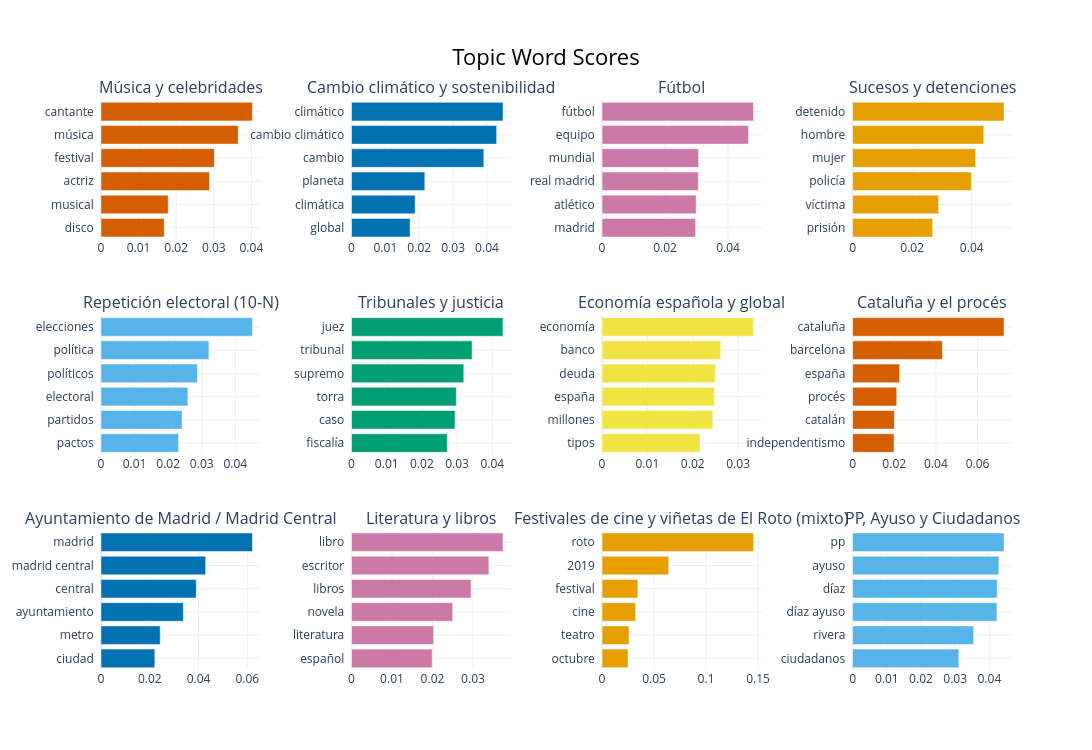

The cell this chart's notebook holds for it:
### Markdown cell above
## 6. Visualizaciones

### Code cell
fig = topic_model.visualize_barchart(top_n_topics=12, n_words=6, custom_labels=True, width=280, height=250)
fig.write_image(FIG / "barchart.png", scale=2)
fig

### Figure 1 — Plotly figure (JSON) as saved in the notebook; plotly's stock layout.template omitted (floating-point values rounded to 4 significant figures)
{"data": [{"marker": {"color": "#D55E00"}, "orientation": "h", "type": "bar", "x": [0.01683, 0.01788, 0.02887, 0.03015, 0.0365, 0.04029], "xaxis": "x", "y": ["disco  ", "musical  ", "actriz  ", "festival  ", "música  ", "cantante  "], "yaxis": "y"}, {"marker": {"color": "#0072B2"}, "orientation": "h", "type": "bar", "x": [0.01729, 0.01877, 0.02164, 0.03907, 0.04285, 0.04472], "xaxis": "x2", "y": ["global  ", "climática  ", "planeta  ", "cambio  ", "cambio climático  ", "climático  "], "yaxis": "y2"}, {"marker": {"color": "#CC79A7"}, "orientation": "h", "type": "bar", "x": [0.02969, 0.02988, 0.03056, 0.03065, 0.04648, 0.04809], "xaxis": "x3", "y": ["madrid  ", "atlético  ", "real madrid  ", "mundial  ", "equipo  ", "fútbol  "], "yaxis": "y3"}, {"marker": {"color": "#E69F00"}, "orientation": "h", "type": "bar", "x": [0.02688, 0.02887, 0.03984, 0.04129, 0.04403, 0.05084], "xaxis": "x4", "y": ["prisión  ", "víctima  ", "policía  ", "mujer  ", "hombre  ", "detenido  "], "yaxis": "y4"}, {"marker": {"color": "#56B4E9"}, "orientation": "h", "type": "bar", "x": [0.0231, 0.02415, 0.02587, 0.02871, 0.03213, 0.0451], "xaxis": "x5", "y": ["pactos  ", "partidos  ", "electoral  ", "políticos  ", "política  ", "elecciones  "], "yaxis": "y5"}, {"marker": {"color": "#009E73"}, "orientation": "h", "type": "bar", "x": [0.0272, 0.02941, 0.02978, 0.0319, 0.03426, 0.04304], "xaxis": "x6", "y": ["fiscalía  ", "caso  ", "torra  ", "supremo  ", "tribunal  ", "juez  "], "yaxis": "y6"}, {"marker": {"color": "#F0E442"}, "orientation": "h", "type": "bar", "x": [0.0216, 0.02442, 0.0248, 0.02497, 0.02616, 0.03339], "xaxis": "x7", "y": ["tipos  ", "millones  ", "españa  ", "deuda  ", "banco  ", "economía  "], "yaxis": "y7"}, {"marker": {"color": "#D55E00"}, "orientation": "h", "type": "bar", "x": [0.01991, 0.02004, 0.0212, 0.02256, 0.04315, 0.07272], "xaxis": "x8", "y": ["independentismo  ", "catalán  ", "procés  ", "españa  ", "barcelona  ", "cataluña  "], "yaxis": "y8"}, {"marker": {"color": "#0072B2"}, "orientation": "h", "type": "bar", "x": [0.02207, 0.02429, 0.03376, 0.03907, 0.0429, 0.06211], "xaxis": "x9", "y": ["ciudad  ", "metro  ", "ayuntamiento  ", "central  ", "madrid central  ", "madrid  "], "yaxis": "y9"}, {"marker": {"color": "#CC79A7"}, "orientation": "h", "type": "bar", "x": [0.01991, 0.02029, 0.02498, 0.0295, 0.03392, 0.03741], "xaxis": "x10", "y": ["español  ", "literatura  ", "novela  ", "libros  ", "escritor  ", "libro  "], "yaxis": "y10"}, {"marker": {"color": "#E69F00"}, "orientation": "h", "type": "bar", "x": [0.02497, 0.02589, 0.03225, 0.03443, 0.06415, 0.1456], "xaxis": "x11", "y": ["octubre  ", "teatro  ", "cine  ", "festival  ", "2019  ", "roto  "], "yaxis": "y11"}, {"marker": {"color": "#56B4E9"}, "orientation": "h", "type": "bar", "x": [0.03107, 0.03539, 0.04219, 0.04228, 0.04278, 0.04428], "xaxis": "x12", "y": ["ciudadanos  ", "rivera  ", "díaz ayuso  ", "díaz  ", "ayuso  ", "pp  "], "yaxis": "y12"}], "layout": {"annotations": [{"font": {"size": 16}, "showarrow": false, "text": "Música y celebridades", "x": 0.0875, "xanchor": "center", "xref": "paper", "y": 1, "yanchor": "bottom", "yref": "paper"}, {"font": {"size": 16}, "showarrow": false, "text": "Cambio climático y sostenibilidad", "x": 0.3625, "xanchor": "center", "xref": "paper", "y": 1, "yanchor": "bottom", "yref": "paper"}, {"font": {"size": 16}, "showarrow": false, "text": "Fútbol", "x": 0.6375, "xanchor": "center", "xref": "paper", "y": 1, "yanchor": "bottom", "yref": "paper"}, {"font": {"size": 16}, "showarrow": false, "text": "Sucesos y detenciones", "x": 0.9125, "xanchor": "center", "xref": "paper", "y": 1, "yanchor": "bottom", "yref": "paper"}, {"font": {"size": 16}, "showarrow": false, "text": "Repetición electoral (10-N)", "x": 0.0875, "xanchor": "center", "xref": "paper", "y": 0.6222, "yanchor": "bottom", "yref": "paper"}, {"font": {"size": 16}, "showarrow": false, "text": "Tribunales y justicia", "x": 0.3625, "xanchor": "center", "xref": "paper", "y": 0.6222, "yanchor": "bottom", "yref": "paper"}, {"font": {"size": 16}, "showarrow": false, "text": "Economía española y global", "x": 0.6375, "xanchor": "center", "xref": "paper", "y": 0.6222, "yanchor": "bottom", "yref": "paper"}, {"font": {"size": 16}, "showarrow": false, "text": "Cataluña y el procés", "x": 0.9125, "xanchor": "center", "xref": "paper", "y": 0.6222, "yanchor": "bottom", "yref": "paper"}, {"font": {"size": 16}, "showarrow": false, "text": "Ayuntamiento de Madrid / Madrid Central", "x": 0.0875, "xanchor": "center", "xref": "paper", "y": 0.2444, "yanchor": "bottom", "yref": "paper"}, {"font": {"size": 16}, "showarrow": false, "text": "Literatura y libros", "x": 0.3625, "xanchor": "center", "xref": "paper", "y": 0.2444, "yanchor": "bottom", "yref": "paper"}, {"font": {"size": 16}, "showarrow": false, "text": "Festivales de cine y viñetas de El Roto (mixto)", "x": 0.6375, "xanchor": "center", "xref": "paper", "y": 0.2444, "yanchor": "bottom", "yref": "paper"}, {"font": {"size": 16}, "showarrow": false, "text": "PP, Ayuso y Ciudadanos", "x": 0.9125, "xanchor": "center", "xref": "paper", "y": 0.2444, "yanchor": "bottom", "yref": "paper"}], "height": 750, "hoverlabel": {"bgcolor": "white", "font": {"family": "Rockwell", "size": 16}}, "showlegend": false, "title": {"font": {"color": "Black", "size": 22}, "text": "Topic Word Scores", "x": 0.5, "xanchor": "center", "yanchor": "top"}, "width": 1120, "xaxis": {"anchor": "y", "domain": [0, 0.175], "showgrid": true}, "xaxis10": {"anchor": "y10", "domain": [0.275, 0.45], "showgrid": true}, "xaxis11": {"anchor": "y11", "domain": [0.55, 0.725], "showgrid": true}, "xaxis12": {"anchor": "y12", "domain": [0.825, 1], "showgrid": true}, "xaxis2": {"anchor": "y2", "domain": [0.275, 0.45], "showgrid": true}, "xaxis3": {"anchor": "y3", "domain": [0.55, 0.725], "showgrid": true}, "xaxis4": {"anchor": "y4", "domain": [0.825, 1], "showgrid": true}, "xaxis5": {"anchor": "y5", "domain": [0, 0.175], "showgrid": true}, "xaxis6": {"anchor": "y6", "domain": [0.275, 0.45], "showgrid": true}, "xaxis7": {"anchor": "y7", "domain": [0.55, 0.725], "showgrid": true}, "xaxis8": {"anchor": "y8", "domain": [0.825, 1], "showgrid": true}, "xaxis9": {"anchor": "y9", "domain": [0, 0.175], "showgrid": true}, "yaxis": {"anchor": "x", "domain": [0.7556, 1], "showgrid": true}, "yaxis10": {"anchor": "x10", "domain": [0, 0.2444], "showgrid": true}, "yaxis11": {"anchor": "x11", "domain": [0, 0.2444], "showgrid": true}, "yaxis12": {"anchor": "x12", "domain": [0, 0.2444], "showgrid": true}, "yaxis2": {"anchor": "x2", "domain": [0.7556, 1], "showgrid": true}, "yaxis3": {"anchor": "x3", "domain": [0.7556, 1], "showgrid": true}, "yaxis4": {"anchor": "x4", "domain": [0.7556, 1], "showgrid": true}, "yaxis5": {"anchor": "x5", "domain": [0.3778, 0.6222], "showgrid": true}, "yaxis6": {"anchor": "x6", "domain": [0.3778, 0.6222], "showgrid": true}, "yaxis7": {"anchor": "x7", "domain": [0.3778, 0.6222], "showgrid": true}, "yaxis8": {"anchor": "x8", "domain": [0.3778, 0.6222], "showgrid": true}, "yaxis9": {"anchor": "x9", "domain": [0, 0.2444], "showgrid": true}}}
